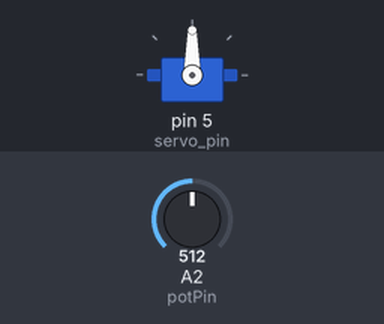
A sketch run on a simulated Arduino Uno, built with avr-gcc and run on an emulated ATmega328P. On the bench: servo. The inputs (shaded band) are chosen by the test bench; at power-on: A2 (potPin) = 512.

Above: at 1.8 s.
1.9 s: A2 (potPin) set to 716
At 2.3 s:
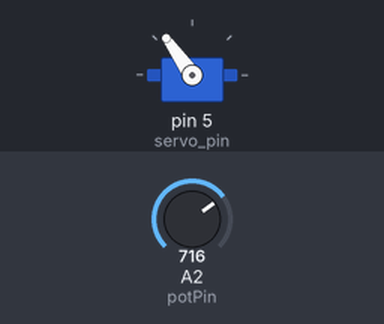
3.5 s: A2 (potPin) set to 900
At 5.1 s:
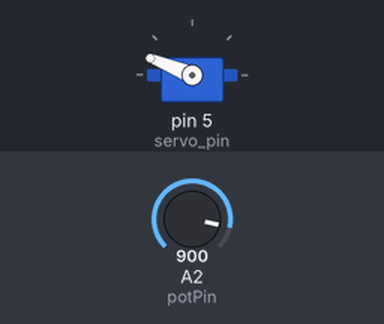
5.5 s: A2 (potPin) set to 1023
At 6.6 s:
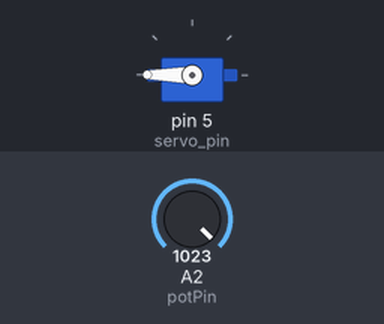
7.5 s: A2 (potPin) set to 306
At 9.2 s:
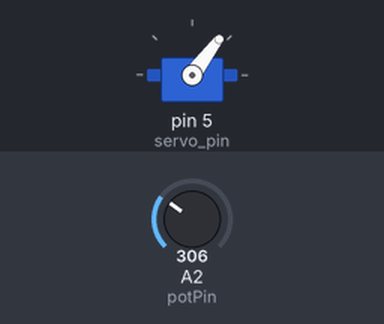
9.5 s: A2 (potPin) set to 170
At 10.9 s:
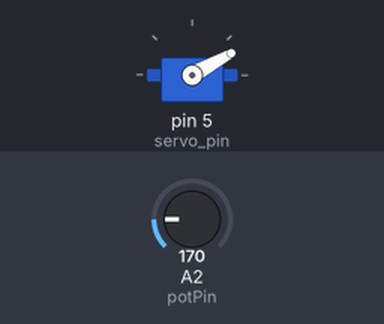
Timing chart, 0 to 12.5 s (numbered marks = the images above; inputs shaded):
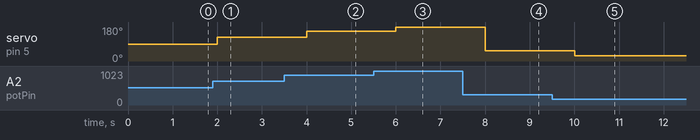

Measured:
- after the input at 1.9 s, servo on pin 5 (servo_pin): 90° → 125° after 0.10 s
- after the input at 3.5 s, servo on pin 5 (servo_pin): 125° → 158° after 0.50 s
- after the input at 5.5 s, servo on pin 5 (servo_pin): 158° → 180° after 0.50 s
- after the input at 7.5 s, servo on pin 5 (servo_pin): 180° → 53° after 0.50 s
- after the input at 9.5 s, servo on pin 5 (servo_pin): 53° → 29° after 0.50 s

The sketch:

15.ino
```cpp
#include <Servo.h>

#define max_angle 180
#define min_angle 0
const int potPin = A2;
const int servo_pin=5;


Servo servo;

void setup() {
servo.attach(servo_pin);

}

void loop() {
  int val =0;
  val = analogRead(potPin);
  val = map(val,0,1023,min_angle,max_angle);
  servo.write(val);
  delay(1000);

//SG90 max angle = 130
//MG996R max angle = 180
}
```
